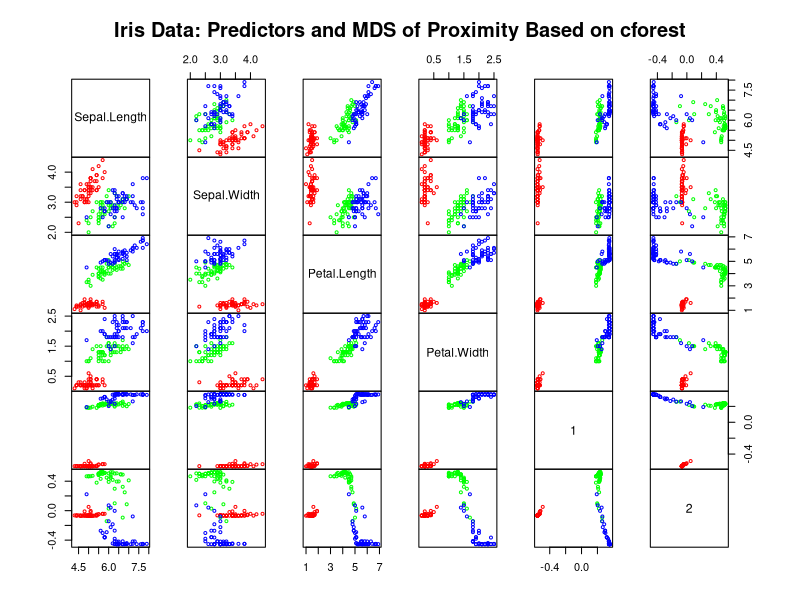

Source code (R):
library(party)


### Name: cforest
### Title: Random Forest
### Aliases: cforest proximity
### Keywords: tree

### ** Examples


    set.seed(290875)

    ### honest (i.e., out-of-bag) cross-classification of
    ### true vs. predicted classes
    data("mammoexp", package = "TH.data")
    table(mammoexp$ME, predict(cforest(ME ~ ., data = mammoexp, 
                               control = cforest_unbiased(ntree = 50)),
                               OOB = TRUE))

    ### fit forest to censored response
    if (require("TH.data") && require("survival")) {

        data("GBSG2", package = "TH.data")
        bst <- cforest(Surv(time, cens) ~ ., data = GBSG2, 
                   control = cforest_unbiased(ntree = 50))

        ### estimate conditional Kaplan-Meier curves
        treeresponse(bst, newdata = GBSG2[1:2,], OOB = TRUE)

        ### if you can't resist to look at individual trees ...
        party:::prettytree(bst@ensemble[[1]], names(bst@data@get("input")))
    }

    ### proximity, see ?randomForest
    iris.cf <- cforest(Species ~ ., data = iris, 
                       control = cforest_unbiased(mtry = 2))
    iris.mds <- cmdscale(1 - proximity(iris.cf), eig = TRUE)
    op <- par(pty="s")
    pairs(cbind(iris[,1:4], iris.mds$points), cex = 0.6, gap = 0, 
          col = c("red", "green", "blue")[as.numeric(iris$Species)],
          main = "Iris Data: Predictors and MDS of Proximity Based on cforest")
    par(op)
